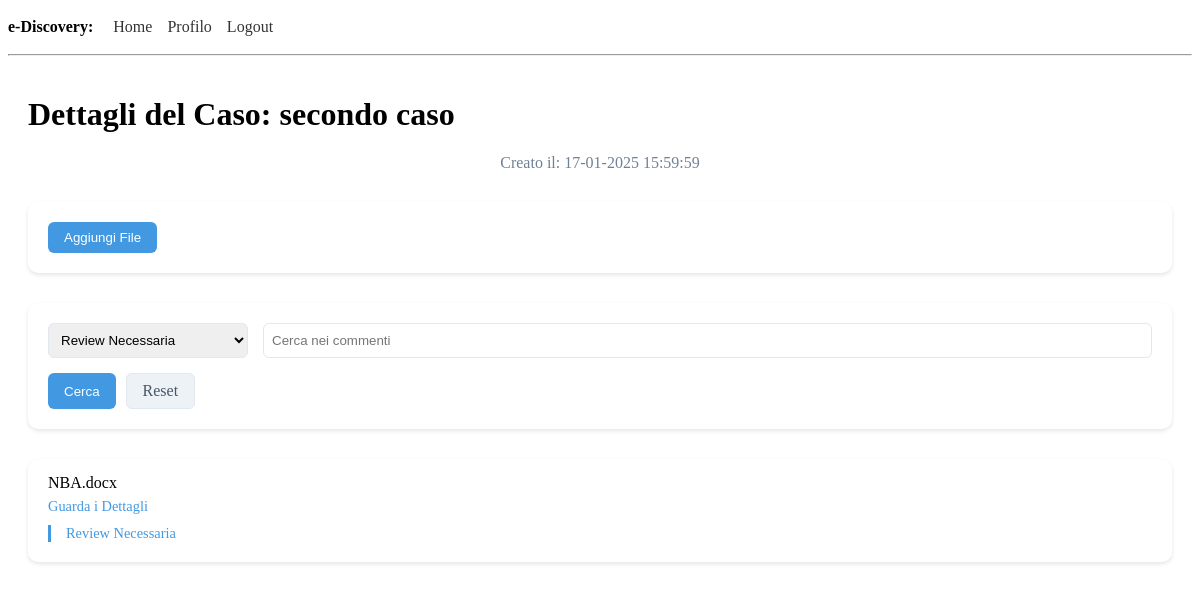
The app's page /case/7?label_filter=Review+Necessaria (signed in) with its own data.
### app/models.py (models this page shows, shortened)
class Case(db.Model):
    __tablename__ = 'cases'
    id = db.Column(db.Integer, primary_key=True)
    name = db.Column(db.String(128), nullable=False, unique=True)
    created_at = db.Column(db.DateTime, default=lambda: datetime.now(timezone.utc))
    files = db.relationship('File', backref='case', lazy='dynamic')

class File(db.Model):
    __tablename__ = 'files'
    id = db.Column(db.Integer, primary_key=True)
    case_id = db.Column(db.Integer, db.ForeignKey('cases.id'), nullable=False)
    filename = db.Column(db.String(256), nullable=False)
    relative_path = db.Column(db.String(512), nullable=False)
    file_metadata = db.Column(db.JSON, nullable=False) #salviamo i metadati in formato JSON
    uploaded_at = db.Column(db.DateTime, default=lambda: datetime.now(timezone.utc))
    annotations = db.relationship('FileAnnotation', backref='file', lazy='dynamic', cascade='all, delete-orphan')

class FileAnnotation(db.Model):
    __tablename__ = 'file_annotations'
    id = db.Column(db.Integer, primary_key=True)
    file_id = db.Column(db.Integer, db.ForeignKey('files.id'), nullable=False)
    label = db.Column(db.String(50), nullable=False)
    comment = db.Column(db.Text, nullable=True)
    created_at = db.Column(db.DateTime, default=lambda: datetime.now(timezone.utc))
    created_by = db.Column(db.Integer, db.ForeignKey('user.id'), nullable=False)
    user = db.relationship('User', backref='file_annotations')

### app/routes.py (the view)
@app.route('/case/<int:case_id>')
@login_required
def case_details(case_id):
    case = Case.query.get_or_404(case_id)
    label_filter = request.args.get('label_filter', '').strip()
    comment_search = request.args.get('comment_search', '').strip()
    query = File.query.filter(File.case_id == case_id)
    if label_filter:
        if label_filter == 'unlabeled':
            files_with_annotations = db.session.query(FileAnnotation.file_id).distinct()
            query = query.filter(~File.id.in_(files_with_annotations))
        else:
            query = query.join(FileAnnotation).filter(FileAnnotation.label == label_filter)
    if comment_search:
        query = query.join(FileAnnotation).filter(FileAnnotation.comment.ilike(f'%{comment_search}%'))
    files = query.distinct().all()
    return render_template('case_details.html', case=case, files=files, label_filter=label_filter, comment_search=comment_search)

### app/models.py (called while the page is built)
    @login.user_loader
    def load_user(id):
        return db.session.get(User, int(id))

### app/routes.py (called while the page is built)
@app.before_request
def before_request():
    if current_user.is_authenticated:
        current_user.last_seen = datetime.now(timezone.utc)
        db.session.commit()

### app/templates/case_details.html (shortened to what this page needs)
{% extends "base.html" %}
{% block content %}
<div class="case-details-container">
    <h1>Dettagli del Caso: {{case.name}}</h1>
    <p class="creation-date">Creato il: {{case.created_at.strftime('%d-%m-%Y %H:%M:%S')}}</p>
    <div class="upload-section">
        <button onclick="toggleUploadForm()" class="toggle-btn">Aggiungi File</button>
    </div>
    <div class="search-container">
        <form action="{{url_for('case_details', case_id=case.id)}}" method="get" class="search-form">
            <div class="search-controls">
                <select name="label_filter" class="label-filter">
                    <option value="Review Necessaria" {% if label_filter == 'Review Necessaria' %} selected {% endif %}>Review Necessaria</option>
                </select>
                <input type="text" name="comment_search" placeholder="Cerca nei commenti" value="{{comment_search if comment_search}}" class="comment-search">
            </div>
            <div class="button-group">
                <button type="submit" class="search-btn">Cerca</button>
                {% if label_filter or comment_search %}
                <a href="{{url_for('case_details', case_id=case.id)}}" class="reset-btn">Reset</a>
                {% endif %}
            </div>
        </form>
    </div>
    <div class="files-list">
        {% if files %}
        {% for file in files%}
        <div class="file-item">
            <div class="file-name">{{file.filename.split('/')[-1]}}</div>
            <a href="{{url_for('file_info', file_id=file.id)}}" class="view-details">Guarda i Dettagli</a>
            {% if label_filter or comment_search %}
            <div class="matching-annotations">
                {% for annotation in file.annotations %}
                {% if (label_filter and annotation.label == label_filter) or (comment_search and annotation.comment and comment_search.lower() in annotation.comment.lower()) %}
                <div class="annotation-preview">
                    <span class="label">{{annotation.label}}</span>
                </div>
                {% endif %}
                {% endfor %}
            </div>
            {% endif %}
        </div>
        {% endfor %}
        {% endif %}
    </div>
</div>
{% endblock %}

### app/templates/case_details.html (style rules this page uses)
.case-details-container { max-width: 1200px; margin: 40px auto; padding: 0 20px; }
.creation-date { text-align: center; color: #718096; margin-bottom: 30px; }
.upload-section { background: white; padding: 20px; border-radius: 10px; box-shadow: 0 2px 4px rgba(0, 0, 0, 0.1); margin-bottom: 30px; }
.toggle-btn { background: #4299e1; color: white; padding: 8px 16px; border: none; border-radius: 6px; cursor: pointer; }
.search-container { background: white; padding: 20px; border-radius: 10px; box-shadow: 0 2px 4px rgba(0, 0, 0, 0.1); margin-bottom: 30px; }
.search-controls { display: flex; gap: 15px; margin-bottom: 15px; }
.label-filter, .comment-search { padding: 8px; border: 1px solid #e2e8f0; border-radius: 6px; }
.label-filter { min-width: 200px; }
.comment-search { flex-grow: 1; }
.button-group { display: flex; gap: 10px; }
.search-btn, .reset-btn { padding: 8px 16px; border-radius: 6px; cursor: pointer; }
.search-btn { background: #4299e1; color: white; border: none; }
.reset-btn { background: #edf2f7; color: #4a5568; text-decoration: none; border: 1px solid #e2e8f0; }
.files-list { background: white; border-radius: 10px; box-shadow: 0 2px 4px rgba(0, 0, 0, 0.1); overflow: hidden; }
.file-item { padding: 15px 20px; border-bottom: 1px solid #e2e8f0; }
.file-item:last-child { border-bottom: none; }
.file-name { font-weight: 500; margin-bottom: 5px; }
.view-details { color: #4299e1; text-decoration: none; font-size: 0.9em; }
.matching-annotations { margin-top: 10px; padding-left: 15px; border-left: 3px solid #4299e1; }
.annotation-preview { margin: 5px 0; font-size: 0.9em; }
.annotation-preview .label { font-weight: 500; color: #4299e1; margin-right: 10px; }

### records on screen
Case: name "secondo caso", created_at "17-01-2025 15:59:59"
File: filename "NBA.docx"
FileAnnotation: label "Review Necessaria"
